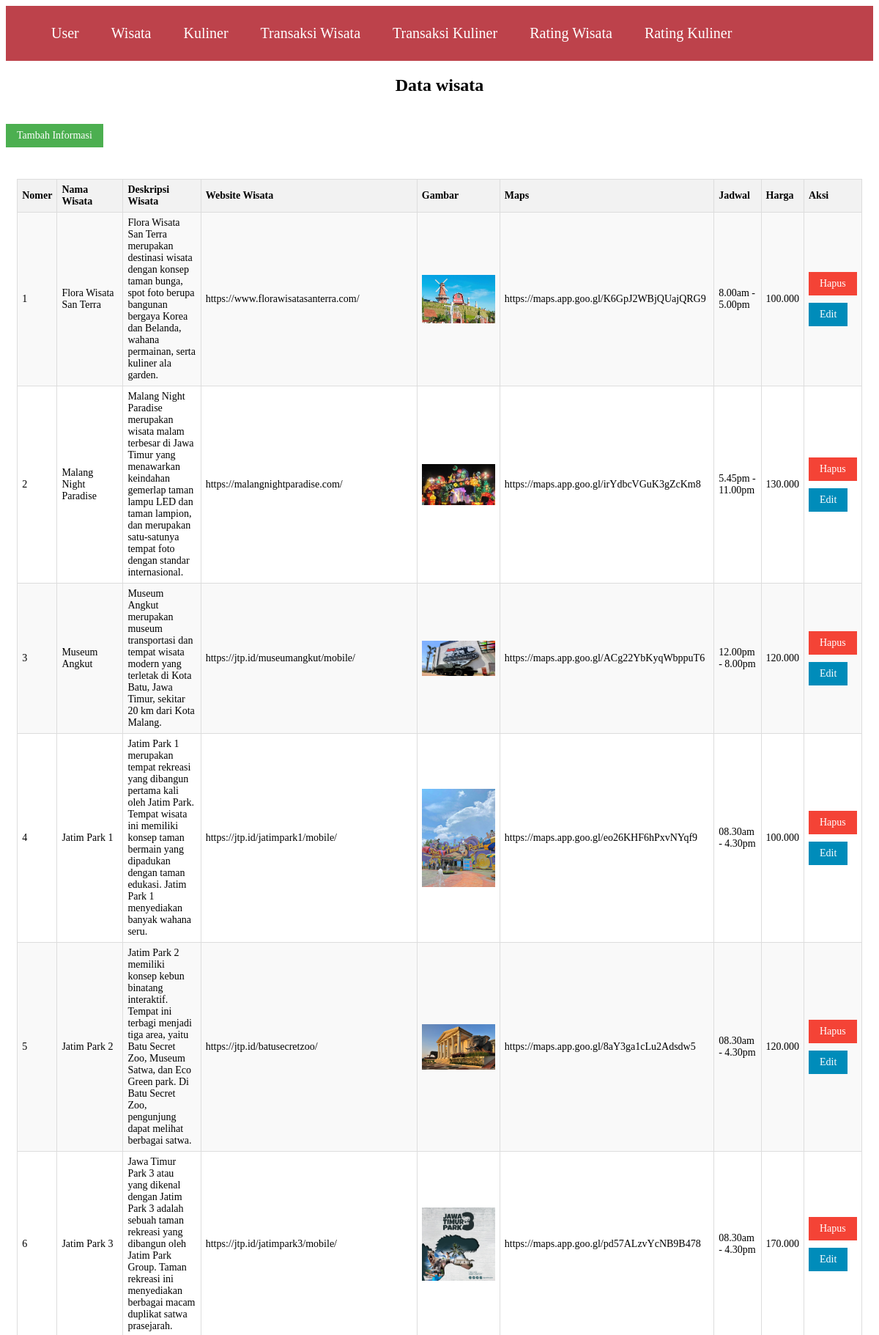
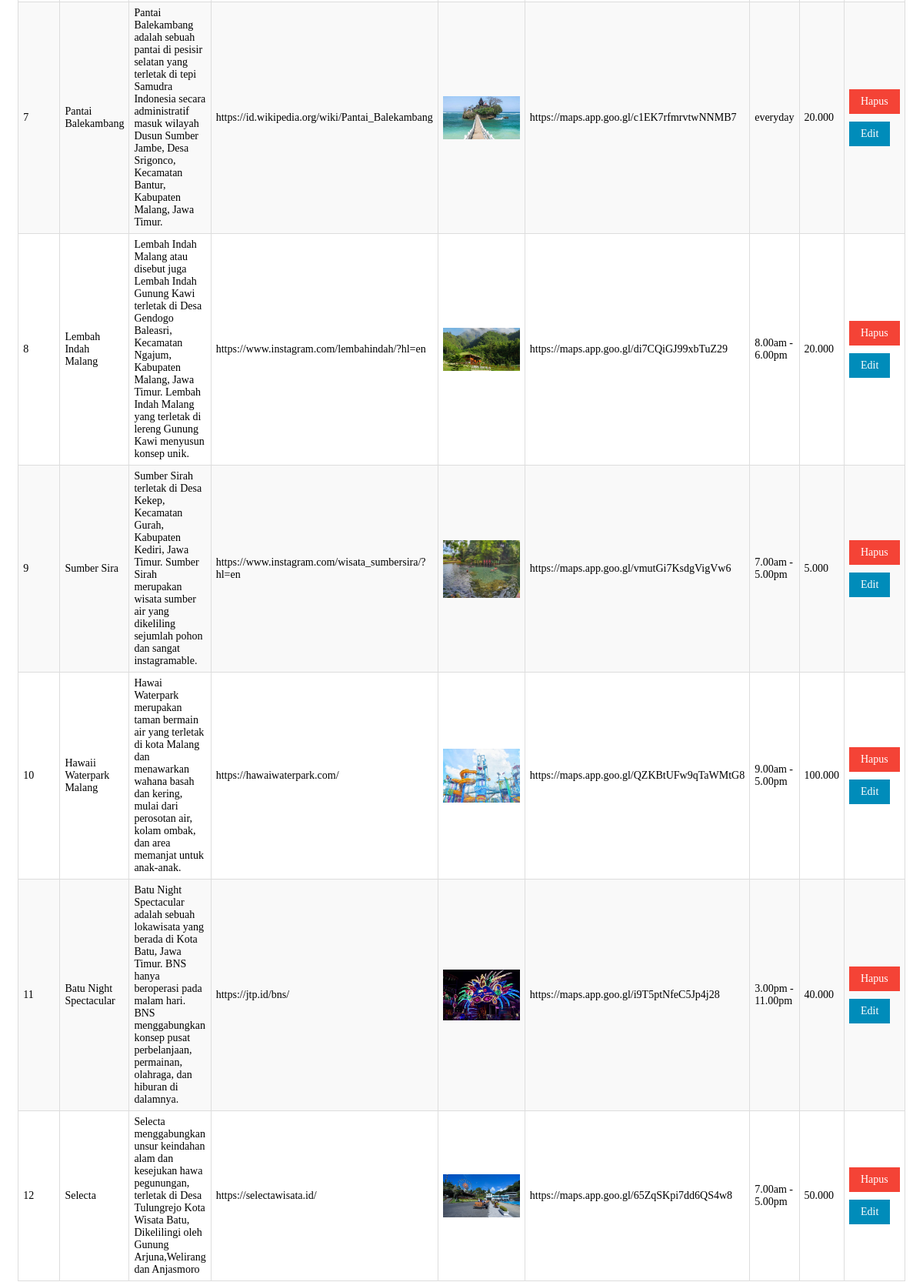
Page /admin/wisata/index.php (upper part) on the committed database (2 pictures, top to bottom).
### tables this page shows
CREATE TABLE `wisata` (
  `nama_wisata` varchar(225) NOT NULL,
  `deskripsi_wisata` varchar(225) NOT NULL,
  `IDwisata` int(11) NOT NULL,
  `website_wisata` varchar(100) NOT NULL,
  `image` varchar(100) NOT NULL,
  `maps` varchar(100) NOT NULL,
  `jadwal` varchar(50) NOT NULL,
  `harga` decimal(10,3) NOT NULL
);

### admin/wisata/index.php (the view, shortened to what this page needs)
<!DOCTYPE html>
<html lang="en">
<head>
    <link rel="stylesheet" href="../tabell.css">
    <link rel="stylesheet" href="https://unpkg.com/boxicon@latest/css/boxicons.min.css">
</head>
<body>
<header>
    <ul class="navbar">
        <a href="/Project UKL/admin/user/index.php">User</a>
        <a href="/Project UKL/admin/wisata/index.php">Wisata</a>
        <a href="/Project UKL/admin/kuliner/index.php">Kuliner</a>
        <a href="/Project UKL/admin/transaksi/index.php">Transaksi Wisata</a>
        <a href="/Project UKL/admin/transaksi/index.php">Transaksi Kuliner</a>
        <a href="/Project UKL/admin/transaksi/index.php">Rating Wisata</a>
        <a href="/Project UKL/admin/transaksi/index.php">Rating Kuliner</a>
    </ul>
</header>
    <h1 class="heading">Data wisata</h1>
    <br>
        <a href="tambah_wisata.php" class="btn">Tambah Informasi</a>
        <br>
        <br>
        <table border="1" class="table">
            <tr>
                <th>Nomer</th>
                <th>Nama Wisata</th>
                <th>Deskripsi Wisata</th>
                <th>Website Wisata</th>
                <th>Gambar</th>
                <th>Maps</th>
                <th>Jadwal</th>
                <th>Harga</th>
                <th>Aksi</th>
            </tr>
            <?php
            include '../../koneksi.php';
            $query_mysql = mysqli_query($mysqli, "SELECT * FROM wisata") or die(mysqli_error($mysqli));
            $nomor = 1;
            while($data = mysqli_fetch_array($query_mysql)) {
            ?>
            <tr>
                <td><?php echo $nomor++; ?></td>
                <td><?php echo $data['nama_wisata']; ?></td>
                <td><?php echo $data['deskripsi_wisata']; ?></td>
                <td><?php echo $data['website_wisata']; ?></td>
                <td><img src="gambar/<?php echo $data["image"]; ?>" width="150" title="<?php echo $data['image']; ?>"></td>
                <td><?php echo $data['maps']; ?></td>
                <td><?php echo $data['jadwal']; ?></td>
                <td><?php echo $data['harga']; ?></td>
                <td><a href="delete_wisata.php?id=<?php echo $data['IDwisata']; ?>" class="btn-delete">Hapus</a>
                <a href="edit_wisata.php?id=<?php echo $data['IDwisata']; ?>" class="btn-edit">Edit</a></td>
            </tr>
            <?php } ?>
        </table>
        <br>
        <br>
</body>
</html>

### admin/tabell.css (style rules this page uses)
header { position: flex; top: 0; right: 0; width: 100%; z-index: 1000; display: flex; align-items: center; justify-content: space-between; background: transparent; padding: 30px 18%; transition: ease .40s; background-color: #BD424B; margin: 0; padding: 0; }
.navbar { display: flex; }
.navbar a { color: #fff; font-size: 20px; font-weight: 500; padding: 10px 22px; border-radius: 4px; transition: ease .40s; text-decoration: none; }
.heading { text-align: center; margin-top: 20px; font-size: 24px; }
.btn, .btn-delete, .btn-edit { display: inline-block; padding: 8px 15px; margin: 5px 0; font-size: 14px; text-align: center; text-decoration: none; cursor: pointer; }
.btn { background-color: #4CAF50; color: white; }
.btn-delete { background-color: #f44336; color: white; }
.btn-edit { background-color: #008CBA; color: white; }
.table { width: 90%; margin: 20px auto; border-collapse: collapse; font-size: 14px; }
.table th, .table td { border: 1px solid #ddd; padding: 6px; text-align: left; }
.table th { background-color: #f2f2f2; color: black; }
.table tr:nth-child(even) { background-color: #f9f9f9; }
.table img { display: block; margin: auto; max-width: 100px; height: auto; }

### rows in the picture
wisata: nama_wisata "Flora Wisata San Terra", deskripsi_wisata "Flora Wisata San Terra merupakan destinasi wisata dengan konsep taman bunga, spot foto berupa bangunan bergaya Korea dan Belanda, wahana permainan, serta kuliner ala garden.", website_wisata "https://www.florawisatasanterra.com/", image (picture), maps "https://maps.app.goo.gl/K6GpJ2WBjQUajQRG9", jadwal "8.00am - 5.00pm", harga "100.000"
wisata: nama_wisata "Malang Night Paradise", deskripsi_wisata "Malang Night Paradise merupakan wisata malam terbesar di Jawa Timur yang menawarkan keindahan gemerlap taman lampu LED dan taman lampion, dan merupakan satu-satunya tempat foto dengan standar internasional.", website_wisata "https://malangnightparadise.com/", image (picture), maps "https://maps.app.goo.gl/irYdbcVGuK3gZcKm8", jadwal "5.45pm - 11.00pm", harga "130.000"
wisata: nama_wisata "Museum Angkut", deskripsi_wisata "Museum Angkut merupakan museum transportasi dan tempat wisata modern yang terletak di Kota Batu, Jawa Timur, sekitar 20 km dari Kota Malang.", website_wisata "https://jtp.id/museumangkut/mobile/", image (picture), maps "https://maps.app.goo.gl/ACg22YbKyqWbppuT6", jadwal "12.00pm - 8.00pm", harga "120.000"
wisata: nama_wisata "Jatim Park 1", deskripsi_wisata "Jatim Park 1 merupakan tempat rekreasi yang dibangun pertama kali oleh Jatim Park. Tempat wisata ini memiliki konsep taman bermain yang dipadukan dengan taman edukasi. Jatim Park 1 menyediakan banyak wahana seru.", website_wisata "https://jtp.id/jatimpark1/mobile/", image (picture), maps "https://maps.app.goo.gl/eo26KHF6hPxvNYqf9", jadwal "08.30am - 4.30pm", harga "100.000"
wisata: nama_wisata "Jatim Park 2", deskripsi_wisata "Jatim Park 2 memiliki konsep kebun binatang interaktif. Tempat ini terbagi menjadi tiga area, yaitu Batu Secret Zoo, Museum Satwa, dan Eco Green park. Di Batu Secret Zoo, pengunjung dapat melihat berbagai satwa.", website_wisata "https://jtp.id/batusecretzoo/", image (picture), maps "https://maps.app.goo.gl/8aY3ga1cLu2Adsdw5", jadwal "08.30am - 4.30pm", harga "120.000"
wisata: nama_wisata "Jatim Park 3", deskripsi_wisata "Jawa Timur Park 3 atau yang dikenal dengan Jatim Park 3 adalah sebuah taman rekreasi yang dibangun oleh Jatim Park Group. Taman rekreasi ini menyediakan berbagai macam duplikat satwa prasejarah.", website_wisata "https://jtp.id/jatimpark3/mobile/", image (picture), maps "https://maps.app.goo.gl/pd57ALzvYcNB9B478", jadwal "08.30am - 4.30pm", harga "170.000"
wisata: nama_wisata "Pantai Balekambang", deskripsi_wisata "Pantai Balekambang adalah sebuah pantai di pesisir selatan yang terletak di tepi Samudra Indonesia secara administratif masuk wilayah Dusun Sumber Jambe, Desa Srigonco, Kecamatan Bantur, Kabupaten Malang, Jawa Timur.", website_wisata "https://id.wikipedia.org/wiki/Pantai_Balekambang", image (picture), maps "https://maps.app.goo.gl/c1EK7rfmrvtwNNMB7", jadwal "everyday", harga "20.000"
wisata: nama_wisata "Lembah Indah Malang", deskripsi_wisata "Lembah Indah Malang atau disebut juga Lembah Indah Gunung Kawi terletak di Desa Gendogo Baleasri, Kecamatan Ngajum, Kabupaten Malang, Jawa Timur. Lembah Indah Malang yang terletak di lereng Gunung Kawi menyusun konsep unik.", website_wisata "https://www.instagram.com/lembahindah/?hl=en", image (picture), maps "https://maps.app.goo.gl/di7CQiGJ99xbTuZ29", jadwal "8.00am - 6.00pm", harga "20.000"
wisata: nama_wisata "Sumber Sira", deskripsi_wisata "Sumber Sirah terletak di Desa Kekep, Kecamatan Gurah, Kabupaten Kediri, Jawa Timur. Sumber Sirah merupakan wisata sumber air yang dikeliling sejumlah pohon dan sangat instagramable.", website_wisata "https://www.instagram.com/wisata_sumbersira/?hl=en", image (picture), maps "https://maps.app.goo.gl/vmutGi7KsdgVigVw6", jadwal "7.00am - 5.00pm", harga "5.000"
wisata: nama_wisata "Hawaii Waterpark Malang", deskripsi_wisata "Hawai Waterpark merupakan taman bermain air yang terletak di kota Malang dan menawarkan wahana basah dan kering, mulai dari perosotan air, kolam ombak, dan area memanjat untuk anak-anak.", website_wisata "https://hawaiwaterpark.com/", image (picture), maps "https://maps.app.goo.gl/QZKBtUFw9qTaWMtG8", jadwal "9.00am - 5.00pm", harga "100.000"
wisata: nama_wisata "Batu Night Spectacular", deskripsi_wisata "Batu Night Spectacular adalah sebuah lokawisata yang berada di Kota Batu, Jawa Timur. BNS hanya beroperasi pada malam hari. BNS menggabungkan konsep pusat perbelanjaan, permainan, olahraga, dan hiburan di dalamnya.", website_wisata "https://jtp.id/bns/", image (picture), maps "https://maps.app.goo.gl/i9T5ptNfeC5Jp4j28", jadwal "3.00pm - 11.00pm", harga "40.000"
wisata: nama_wisata "Selecta", deskripsi_wisata "Selecta menggabungkan unsur keindahan alam dan kesejukan hawa pegunungan, terletak di Desa Tulungrejo Kota Wisata Batu, Dikelilingi oleh Gunung Arjuna,Welirang dan Anjasmoro", website_wisata "https://selectawisata.id/", image (picture), maps "https://maps.app.goo.gl/65ZqSKpi7dd6QS4w8", jadwal "7.00am - 5.00pm", harga "50.000"
